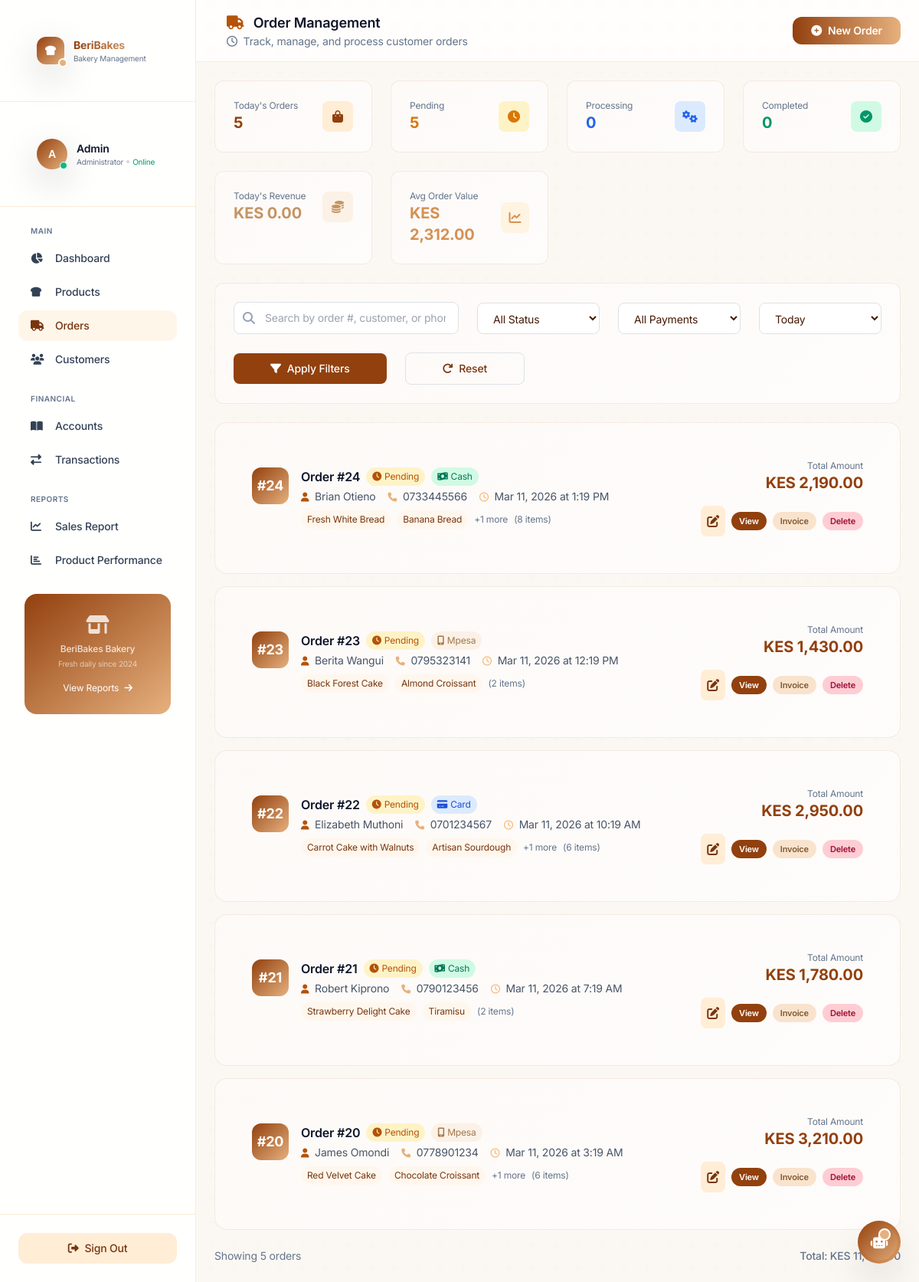
The app's page /admin/orders/index.php (signed in) with its own data.
### tables this page shows
CREATE TABLE `orders` (
  `id` int(11) NOT NULL,
  `customer_id` int(11) DEFAULT NULL,
  `total_amount` decimal(10,2) DEFAULT NULL,
  `delivery_address` text DEFAULT NULL,
  `payment_method` enum('cash','mpesa','card') DEFAULT NULL,
  `order_status` enum('pending','processing','completed','cancelled') DEFAULT 'pending',
  `order_date` timestamp NOT NULL DEFAULT current_timestamp()
);

CREATE TABLE `customers` (
  `id` int(11) NOT NULL,
  `name` varchar(100) DEFAULT NULL,
  `phone` varchar(50) DEFAULT NULL,
  `email` varchar(100) DEFAULT NULL,
  `created_at` timestamp NOT NULL DEFAULT current_timestamp(),
  `password` varchar(255) DEFAULT NULL
);

### admin/orders/index.php (the view, shortened to what the rows shown need)
<?php
require_once __DIR__ . '/../../config/db.php';
$date_filter = isset($_GET['date_range']) ? $_GET['date_range'] : 'today';
$sql = "SELECT o.*,
        c.name as customer_name,
        c.phone as customer_phone,
        c.email as customer_email,
        COUNT(oi.id) as item_count,
        COALESCE(SUM(oi.quantity), 0) as total_items,
        GROUP_CONCAT(p.product_name SEPARATOR ', ') as product_names,
        pay.payment_status
        FROM orders o
        LEFT JOIN customers c ON o.customer_id = c.id
        LEFT JOIN order_items oi ON o.id = oi.order_id
        LEFT JOIN products p ON oi.product_id = p.id
        LEFT JOIN payments pay ON o.id = pay.order_id
        WHERE 1=1";
$params = [];
if ($date_filter == 'today') {
    $sql .= " AND DATE(o.order_date) = CURDATE()";
} elseif ($date_filter == 'yesterday') {
    $sql .= " AND DATE(o.order_date) = DATE_SUB(CURDATE(), INTERVAL 1 DAY)";
} elseif ($date_filter == 'week') {
    $sql .= " AND o.order_date >= DATE_SUB(NOW(), INTERVAL 7 DAY)";
} elseif ($date_filter == 'month') {
    $sql .= " AND o.order_date >= DATE_SUB(NOW(), INTERVAL 30 DAY)";
}
$sql .= " GROUP BY o.id ORDER BY o.order_date DESC";
$stmt = $pdo->prepare($sql);
$stmt->execute($params);
$orders = $stmt->fetchAll();
$status_colors = [
    'pending' => ['bg' => 'amber-100', 'text' => 'amber-700', 'dark_bg' => 'amber-900/30', 'dark_text' => 'amber-300', 'icon' => 'clock', 'label' => 'Pending'],
    'processing' => ['bg' => 'blue-100', 'text' => 'blue-700', 'dark_bg' => 'blue-900/30', 'dark_text' => 'blue-300', 'icon' => 'cogs', 'label' => 'Processing'],
    'completed' => ['bg' => 'emerald-100', 'text' => 'emerald-700', 'dark_bg' => 'emerald-900/30', 'dark_text' => 'emerald-300', 'icon' => 'check-circle', 'label' => 'Completed'],
    'cancelled' => ['bg' => 'rose-100', 'text' => 'rose-700', 'dark_bg' => 'rose-900/30', 'dark_text' => 'rose-300', 'icon' => 'times-circle', 'label' => 'Cancelled']
];
$payment_colors = [
    'cash' => ['bg' => 'emerald-100', 'text' => 'emerald-700', 'dark_bg' => 'emerald-900/30', 'dark_text' => 'emerald-300', 'icon' => 'money-bill-wave'],
    'mpesa' => ['bg' => 'secondary-100', 'text' => 'secondary-700', 'dark_bg' => 'secondary-900/30', 'dark_text' => 'secondary-300', 'icon' => 'mobile-alt'],
    'card' => ['bg' => 'blue-100', 'text' => 'blue-700', 'dark_bg' => 'blue-900/30', 'dark_text' => 'blue-300', 'icon' => 'credit-card']
];
include '../includes/header.php';
?>
<div class="flex-1 flex flex-col min-h-screen lg:ml-64 m-0 p-0">
    <header class="sticky top-0 z-30 bg-white/80 dark:bg-slate-900/80 backdrop-blur-sm border-b border-primary-200/50 dark:border-primary-800/50">
        <div class="flex items-center justify-between px-6 py-3">
            <div class="flex items-center space-x-4">
                <div>
                    <h1 class="text-lg font-semibold text-slate-900 dark:text-white">
                        <i class="fas fa-truck text-primary-500 mr-2"></i>
                        Order Management
                    </h1>
                </div>
            </div>
        </div>
    </header>
    <main class="flex-1 p-6 bg-slate-50/50 dark:bg-primary-900/50">
        <?php if (empty($orders)): ?>
        <div class="bg-white dark:bg-slate-800 rounded-2xl p-12 text-center bakery-card">
            <div class="w-24 h-24 bg-primary-100 dark:bg-primary-800/30 rounded-full flex items-center justify-center mx-auto mb-4">
                <i class="fas fa-truck text-primary-500 text-4xl"></i>
            </div>
            <h3 class="text-lg font-semibold text-slate-900 dark:text-white mb-2">No Orders Found</h3>
            <p class="text-slate-500 dark:text-slate-400 mb-4">No orders match your current filters</p>
            <a href="add.php" class="inline-flex items-center px-4 py-2 bg-gradient-to-r from-primary-600 to-secondary-500 text-white rounded-xl text-sm font-semibold hover:shadow-lg transition-all">
                <i class="fas fa-plus-circle mr-2"></i>
                Create New Order
            </a>
        </div>
        <?php else: ?>
        <div class="space-y-4">
            <?php foreach ($orders as $order):
                $status = $status_colors[$order['order_status']] ?? $status_colors['pending'];
                $payment = $payment_colors[$order['payment_method']] ?? ['bg' => 'slate-100', 'text' => 'slate-700', 'dark_bg' => 'slate-800/50', 'dark_text' => 'slate-400', 'icon' => 'question'];
                $product_list = $order['product_names'] ? explode(', ', $order['product_names']) : [];
                $product_preview = count($product_list) > 2 ? array_slice($product_list, 0, 2) : $product_list;
            ?>
            <div class="bg-white dark:bg-slate-800 rounded-2xl p-5 bakery-card hover:shadow-lg transition-all">
                <div class="flex flex-col lg:flex-row lg:items-center justify-between gap-4">
                    <div class="flex items-start space-x-4 flex-1">
                        <div class="w-12 h-12 bg-gradient-to-br from-primary-600 to-secondary-500 rounded-xl flex items-center justify-center text-white font-bold text-lg">
                            #<?php echo $order['id']; ?>
                        </div>
                        <div class="flex-1">
                            <div class="flex items-center flex-wrap gap-2 mb-1">
                                <h4 class="text-base font-semibold text-slate-900 dark:text-white">
                                    Order #<?php echo $order['id']; ?>
                                </h4>
                                <span class="px-2 py-1 bg-<?php echo $status['bg']; ?> dark:bg-<?php echo $status['dark_bg']; ?> text-<?php echo $status['text']; ?> dark:text-<?php echo $status['dark_text']; ?> rounded-full text-xs flex items-center">
                                    <i class="fas fa-<?php echo $status['icon']; ?> mr-1"></i>
                                    <?php echo $status['label']; ?>
                                </span>
                                <span class="px-2 py-1 bg-<?php echo $payment['bg']; ?> dark:bg-<?php echo $payment['dark_bg']; ?> text-<?php echo $payment['text']; ?> dark:text-<?php echo $payment['dark_text']; ?> rounded-full text-xs flex items-center">
                                    <i class="fas fa-<?php echo $payment['icon']; ?> mr-1"></i>
                                    <?php echo ucfirst($order['payment_method'] ?? 'Not set'); ?>
                                </span>
                            </div>
                            <div class="flex flex-wrap items-center gap-x-4 gap-y-1 text-sm mb-2">
                                <span class="text-slate-600 dark:text-slate-400">
                                    <i class="fas fa-user text-primary-500 mr-1 text-xs"></i>
                                    <?php echo htmlspecialchars($order['customer_name'] ?? 'Walk-in Customer'); ?>
                                </span>
                                <?php if ($order['customer_phone']): ?>
                                <span class="text-slate-600 dark:text-slate-400">
                                    <i class="fas fa-phone text-secondary-500 mr-1 text-xs"></i>
                                    <?php echo htmlspecialchars($order['customer_phone']); ?>
                                </span>
                                <?php endif; ?>
                                <span class="text-slate-600 dark:text-slate-400">
                                    <i class="far fa-clock text-accent-500 mr-1 text-xs"></i>
                                    <?php echo date('M j, Y \a\t g:i A', strtotime($order['order_date'])); ?>
                                </span>
                            </div>
                            <?php if (!empty($product_preview)): ?>
                            <div class="flex flex-wrap items-center gap-2">
                                <?php foreach ($product_preview as $product): ?>
                                <span class="text-xs bg-primary-50 dark:bg-primary-800/30 text-primary-700 dark:text-primary-300 px-2 py-1 rounded-full">
                                    <?php echo htmlspecialchars($product); ?>
                                </span>
                                <?php endforeach; ?>
                                <?php if (count($product_list) > 2): ?>
                                <span class="text-xs text-slate-500">+<?php echo count($product_list) - 2; ?> more</span>
                                <?php endif; ?>
                                <span class="text-xs text-slate-500">
                                    (<?php echo $order['total_items']; ?> items)
                                </span>
                            </div>
                            <?php endif; ?>
                        </div>
                    </div>
                    <div class="flex items-center justify-between lg:flex-col lg:items-end gap-3 lg:gap-1">
                        <div class="text-right">
                            <p class="text-xs text-slate-500">Total Amount</p>
                            <p class="text-xl font-bold text-primary-600 dark:text-primary-400">
                                KES <?php echo number_format($order['total_amount'], 2); ?>
                            </p>
                        </div>
                        <div class="flex items-center space-x-2">
                            <div class="relative group">
                                <button class="p-2 bg-primary-100 hover:bg-primary-200 dark:bg-primary-800/50 dark:hover:bg-primary-700 rounded-lg transition-colors" title="Update Status">
                                    <i class="fas fa-edit text-primary-700 dark:text-primary-300"></i>
                                </button>
                            </div>
                            <div class="flex items-center gap-2">
<a href="view.php?id=<?php echo $order['id']; ?>"
class="px-2.5 py-1 text-[11px] font-semibold bg-primary-600 hover:bg-primary-700 text-white rounded-full transition whitespace-nowrap">
View
</a>
<a href="invoice.php?id=<?php echo $order['id']; ?>" target="_blank"
class="px-2.5 py-1 text-[11px] font-semibold bg-secondary-200 hover:bg-secondary-300 dark:bg-secondary-800 dark:hover:bg-secondary-700 text-secondary-800 dark:text-secondary-200 rounded-full transition whitespace-nowrap">
Invoice
</a>
<?php if ($order['order_status'] != 'completed'): ?>
<button onclick="confirmDelete(<?php echo $order['id']; ?>, <?php echo $order['id']; ?>)"
class="px-2.5 py-1 text-[11px] font-semibold bg-rose-200 hover:bg-rose-300 dark:bg-rose-900/40 dark:hover:bg-rose-800 text-rose-800 dark:text-rose-300 rounded-full transition whitespace-nowrap">
Delete
</button>
<?php endif; ?>
</div>
                        </div>
                    </div>
                </div>
            </div>
            <?php endforeach; ?>
        </div>
        <?php endif; ?>
    </main>
</div>
<?php include '../includes/footer.php'; ?>

### records on screen
orders: id "24", order_status "Pending", payment_method "Cash", customer.name "Brian Otieno", customer.phone "0733445566", order_date "Mar 11, 2026 at 1:19 PM", product "Fresh White Bread", product "Banana Bread", count($product_list) - 2 "1", total_items "8", total_amount "2,190.00"
orders: id "23", order_status "Pending", payment_method "Mpesa", customer.name "Berita Wangui", customer.phone "0795323141", order_date "Mar 11, 2026 at 12:19 PM", product "Black Forest Cake", product "Almond Croissant", total_items "2", total_amount "1,430.00"
orders: id "22", order_status "Pending", payment_method "Card", customer.name "Elizabeth Muthoni", customer.phone "0701234567", order_date "Mar 11, 2026 at 10:19 AM", product "Carrot Cake with Walnuts", product "Artisan Sourdough", count($product_list) - 2 "1", total_items "6", total_amount "2,950.00"
orders: id "21", order_status "Pending", payment_method "Cash", customer.name "Robert Kiprono", customer.phone "0790123456", order_date "Mar 11, 2026 at 7:19 AM", product "Strawberry Delight Cake", product "Tiramisu", total_items "2", total_amount "1,780.00"
orders: id "20", order_status "Pending", payment_method "Mpesa", customer.name "James Omondi", customer.phone "0778901234", order_date "Mar 11, 2026 at 3:19 AM", product "Red Velvet Cake", product "Chocolate Croissant", count($product_list) - 2 "1", total_items "6", total_amount "3,210.00"

### other values on screen
substr($initials, 0, 2) "A"
$current_user['name'] "Admin"
$today_stats['total_orders'] "5"
$today_stats['pending_count'] "5"
$today_stats['processing_count'] "0"
$today_stats['completed_count'] "0"
$today_stats['completed_revenue'] "0.00"
$today_stats['avg_order_value'] "2,312.00"
count($orders) "5"
array_sum(array_column($orders, 'total_amount')) "11,560.00"
